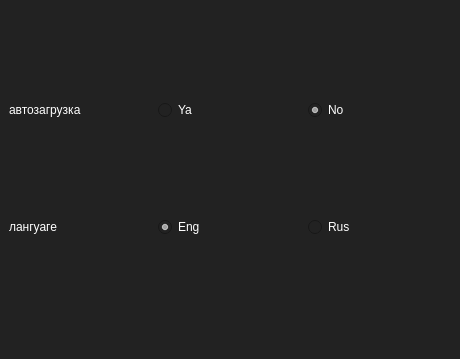
<?xml version="1.0" encoding="UTF-8"?>
<ui version="4.0">
 <class>MainWindow</class>
 <widget class="QMainWindow" name="MainWindow">
  <property name="geometry">
   <rect>
    <x>0</x>
    <y>0</y>
    <width>460</width>
    <height>359</height>
   </rect>
  </property>
  <property name="windowTitle">
   <string>Settings</string>
  </property>
  <property name="styleSheet">
   <string notr="true">QWidget{
	background-color:rgb(34, 34, 34);
	color:white;
}
</string>
  </property>
  <widget class="QWidget" name="centralwidget">
   <layout class="QHBoxLayout" name="horizontalLayout_3">
    <item>
     <layout class="QVBoxLayout" name="verticalLayout">
      <item>
       <layout class="QHBoxLayout" name="horizontalLayout_2">
        <item>
         <widget class="QLabel" name="label_2">
          <property name="text">
           <string>автозагрузка</string>
          </property>
         </widget>
        </item>
        <item>
         <widget class="QRadioButton" name="radioButton_3">
          <property name="text">
           <string>Ya</string>
          </property>
          <property name="checked">
           <bool>false</bool>
          </property>
          <attribute name="buttonGroup">
           <string notr="true">autoload_group</string>
          </attribute>
         </widget>
        </item>
        <item>
         <widget class="QRadioButton" name="radioButton_4">
          <property name="text">
           <string>No</string>
          </property>
          <property name="checked">
           <bool>true</bool>
          </property>
          <attribute name="buttonGroup">
           <string notr="true">autoload_group</string>
          </attribute>
         </widget>
        </item>
       </layout>
      </item>
      <item>
       <layout class="QHBoxLayout" name="horizontalLayout">
        <item>
         <widget class="QLabel" name="label">
          <property name="text">
           <string>лангуаге</string>
          </property>
         </widget>
        </item>
        <item>
         <widget class="QRadioButton" name="radioButton">
          <property name="text">
           <string>Eng</string>
          </property>
          <property name="checked">
           <bool>true</bool>
          </property>
          <attribute name="buttonGroup">
           <string notr="true">language_group</string>
          </attribute>
         </widget>
        </item>
        <item>
         <widget class="QRadioButton" name="radioButton_2">
          <property name="text">
           <string>Rus</string>
          </property>
          <attribute name="buttonGroup">
           <string notr="true">language_group</string>
          </attribute>
         </widget>
        </item>
       </layout>
      </item>
     </layout>
    </item>
   </layout>
  </widget>
  <widget class="QMenuBar" name="menubar">
   <property name="geometry">
    <rect>
     <x>0</x>
     <y>0</y>
     <width>460</width>
     <height>21</height>
    </rect>
   </property>
  </widget>
  <widget class="QStatusBar" name="statusbar"/>
 </widget>
 <resources/>
 <connections/>
 <buttongroups>
  <buttongroup name="autoload_group"/>
  <buttongroup name="language_group"/>
 </buttongroups>
</ui>
